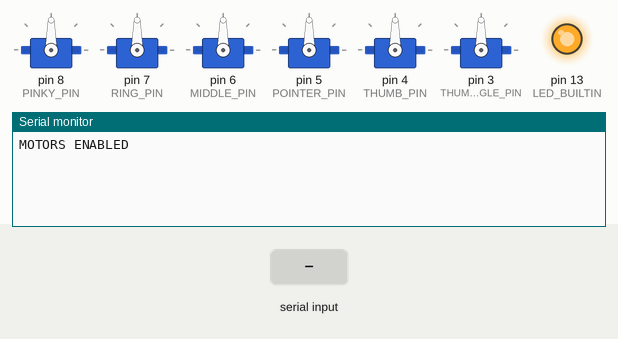
This sketch was run on a simulated Arduino Uno, built with avr-gcc and run on an emulated ATmega328P. Shown: 6 × servo, output pins drawn as LEDs (lit = HIGH), the last lines printed to the serial monitor. Inputs (shaded band) come from the test bench.

Above: at 1.2 s.
1.3 s: "90,45\n" received over Serial
At 2.4 s:
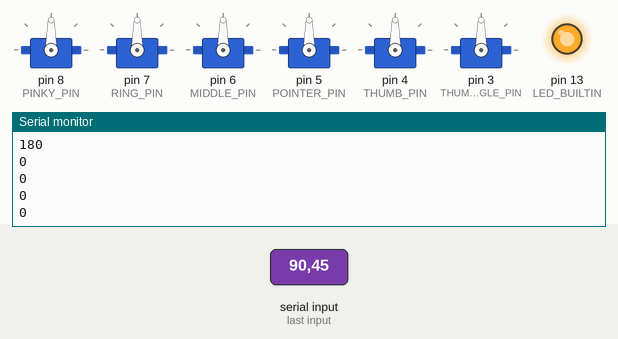
2.8 s: "1,90,45\n" received over Serial
At 5.4 s:
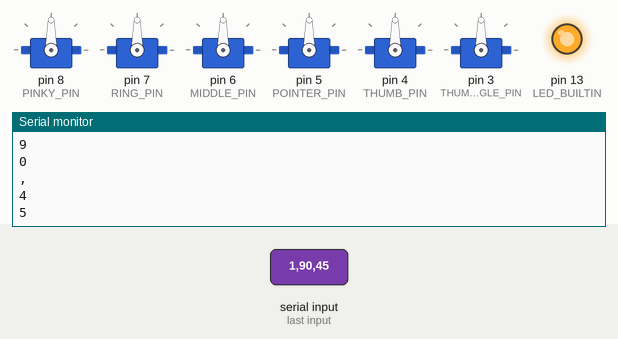
Timing chart, 0 to 6.9 s (numbered marks = the images above; inputs shaded):
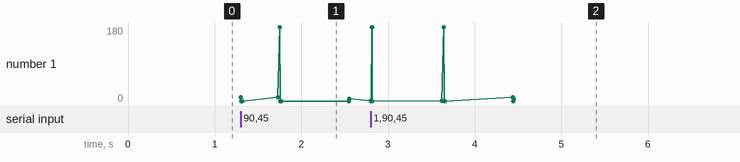

Measured:
- after the input at 1.3 s, the serial monitor: prints a new line at once (image 1)
- after the input at 2.8 s, the serial monitor: prints a new line at once (image 2)

The sketch:

Blink.ino
```cpp
#include <Servo.h>
#include <SoftwareSerial.h>

// Define stepper motor connections and steps per revolution:
#define PINKY_PIN 8
#define RING_PIN 7
#define MIDDLE_PIN 6
#define POINTER_PIN 5
#define THUMB_PIN 4
#define THUMB_ANGLE_PIN 3

Servo pinky;
Servo ring;
Servo middle;
Servo pointer;
Servo thumb;
Servo thumbAngle;

SoftwareSerial mySerial(10, 11); // RX, TX
String command = "";             // Stores response of bluetooth device

int currentPinkyP = 0;
int currentRingP = 0;
int currentMiddleP = 0;
int currentPointerP = 0;
int currentThumbP = 0;
int currentThumbAngleP = 0;

const int DEGREE_MULTIPLIER = 18;

Servo chooseFinger(int finger)
{
  if (finger == 0)
  {
    return pinky;
  }
  else if (finger == 1)
  {
    return ring;
  }
  else if (finger == 2)
  {
    return middle;
  }
  else if (finger == 3)
  {
    return pointer;
  }
  else if (finger == 4)
  {
    return thumb;
  }
  else if (finger == 5)
  {
    return thumbAngle;
  }
}

int getFingerPosition(int finger)
{
  if (finger == 0)
  {
    return currentPinkyP;
  }
  else if (finger == 1)
  {
    return currentRingP;
  }
  else if (finger == 2)
  {
    return currentMiddleP;
  }
  else if (finger == 3)
  {
    return currentPointerP;
  }
  else if (finger == 4)
  {
    return currentThumbP;
  }
  else if (finger == 5)
  {
    return currentThumbAngleP;
  }
}

void setFingerPosition(int finger, int newPosition)
{
  if (finger == 0)
  {
    currentPinkyP = newPosition;
  }
  else if (finger == 1)
  {
    currentRingP = newPosition;
  }
  else if (finger == 2)
  {
    currentMiddleP = newPosition;
  }
  else if (finger == 3)
  {
    currentPointerP = newPosition;
  }
  else if (finger == 4)
  {
    currentThumbP = newPosition;
  }
  else if (finger == 5)
  {
    currentThumbAngleP = newPosition;
  }
}

void initialize()
{
  for (int i = 0; i < 6; i++)
  {
    Servo finger = chooseFinger(i);
    motorStep(finger, 0);
  }
}

// the setup function runs once when you press reset or power the board
void setup()
{
  Serial.begin(9600);
  mySerial.begin(9600);
  pinMode(LED_BUILTIN, OUTPUT);

  pinky.attach(PINKY_PIN);
  ring.attach(RING_PIN);
  middle.attach(MIDDLE_PIN);
  pointer.attach(POINTER_PIN);
  thumb.attach(THUMB_PIN);
  thumbAngle.attach(THUMB_ANGLE_PIN);

  displayMotorStatus();
  initialize();
}

// the loop function runs over and over again forever
void loop()
{
  bluetooth();
}

void displayMotorStatus()
{
  Serial.println("MOTORS ENABLED");
  digitalWrite(LED_BUILTIN, HIGH);
}

void motorStep(Servo finger, int pos)
{
  finger.write(pos);
}

int convertPosition(String desiredP)
{
  // const int mapValue = map(desiredP.toInt(), 0, 1, 0, 180);
  return desiredP.toInt() * DEGREE_MULTIPLIER;
}

void runMotor(
    String pinkyP,
    String ringP,
    String middleP,
    String pointerP,
    String thumbP,
    String thumbAngleP,
    String speed)
{

  const int toPinkyP = convertPosition(pinkyP);
  const int toRingP = convertPosition(ringP);
  const int toMiddleP = convertPosition(middleP);
  const int toPointerP = convertPosition(pointerP);
  const int toThumbP = convertPosition(thumbP);

  const int toPositions[] = {toPinkyP, toRingP, toMiddleP, toPointerP, toThumbP};
  // const int toThumbAngleP = convertPosition(thumbAngleP, currThumbAngleP);

  const int speedInt = speed.toInt();

  Serial.println(currentPinkyP);
  Serial.println(currentRingP);
  Serial.println(currentMiddleP);
  Serial.println(currentPointerP);
  Serial.println(currentThumbP);

  for (int pos = 0; pos < 180; pos++)
  {
    for (int finger = 0; finger < 6; finger++)
    {
      Servo servoFinger = chooseFinger(finger);
      const int fingerPosition = getFingerPosition(finger);
      const int toPosition = toPositions[finger];
      const int toPositionDeg = toPosition * DEGREE_MULTIPLIER;

      if (fingerPosition > toPositionDeg)
      {
        const int newPosition = fingerPosition - 1;
        servoFinger.write(newPosition);
        setFingerPosition(finger, newPosition);
        delay(1);
      }
      else if (fingerPosition < toPositionDeg)
      {
        const int newPosition = fingerPosition + 1;
        servoFinger.write(newPosition);
        setFingerPosition(finger, newPosition);
        delay(1);
      }
    }
    delay(speedInt * 2);
  }
}

void bluetooth()
{
  if (Serial.available())
  {
    while (Serial.available())
    { // While there is more to be read, keep reading.
      command += (char)Serial.read();
    }
    Serial.println(command);
    const String pinkyPosition = command.substring(0, 1);
    const String ringPosition = command.substring(1, 2);
    const String middlePosition = command.substring(2, 3);
    const String pointerPosition = command.substring(3, 4);
    const String thumbPosition = command.substring(4, 5);
    const String thumbAnglePosition = command.substring(5, 6);
    const String speed = command.substring(6, 7);

    runMotor(
        pinkyPosition,
        ringPosition,
        middlePosition,
        pointerPosition,
        thumbPosition,
        thumbAnglePosition,
        speed);

    Serial.println(pinkyPosition);
    Serial.println(ringPosition);
    Serial.println(middlePosition);
    Serial.println(pointerPosition);
    Serial.println(thumbPosition);
    Serial.println(thumbAnglePosition);
    Serial.println(speed);

    command = ""; // No repeats
  }
}
```
